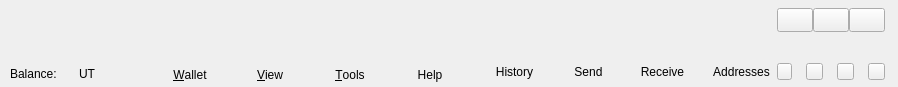
<?xml version="1.0" encoding="UTF-8"?>
<ui version="4.0">
 <class>titleWD</class>
 <widget class="QWidget" name="titleWD">
  <property name="geometry">
   <rect>
    <x>0</x>
    <y>0</y>
    <width>898</width>
    <height>87</height>
   </rect>
  </property>
  <property name="minimumSize">
   <size>
    <width>0</width>
    <height>87</height>
   </size>
  </property>
  <property name="maximumSize">
   <size>
    <width>16777215</width>
    <height>87</height>
   </size>
  </property>
  <property name="windowTitle">
   <string>Form</string>
  </property>
  <layout class="QHBoxLayout" name="horizontalLayout">
   <property name="spacing">
    <number>0</number>
   </property>
   <property name="margin">
    <number>0</number>
   </property>
   <item>
    <layout class="QVBoxLayout" name="verticalLayout_3">
     <property name="leftMargin">
      <number>5</number>
     </property>
     <property name="topMargin">
      <number>5</number>
     </property>
     <property name="bottomMargin">
      <number>0</number>
     </property>
     <item>
      <layout class="QHBoxLayout" name="horizontalLayout_2">
       <property name="spacing">
        <number>3</number>
       </property>
       <property name="leftMargin">
        <number>10</number>
       </property>
       <property name="topMargin">
        <number>3</number>
       </property>
       <property name="bottomMargin">
        <number>0</number>
       </property>
       <item>
        <widget class="QLabel" name="lbl_icon">
         <property name="text">
          <string/>
         </property>
         <property name="scaledContents">
          <bool>true</bool>
         </property>
        </widget>
       </item>
       <item>
        <spacer name="horizontalSpacer_3">
         <property name="orientation">
          <enum>Qt::Horizontal</enum>
         </property>
         <property name="sizeHint" stdset="0">
          <size>
           <width>40</width>
           <height>20</height>
          </size>
         </property>
        </spacer>
       </item>
      </layout>
     </item>
     <item>
      <spacer name="verticalSpacer_2">
       <property name="orientation">
        <enum>Qt::Vertical</enum>
       </property>
       <property name="sizeHint" stdset="0">
        <size>
         <width>20</width>
         <height>20</height>
        </size>
       </property>
      </spacer>
     </item>
     <item>
      <layout class="QHBoxLayout" name="horizontalLayout_3">
       <property name="spacing">
        <number>0</number>
       </property>
       <property name="leftMargin">
        <number>0</number>
       </property>
       <property name="topMargin">
        <number>0</number>
       </property>
       <property name="bottomMargin">
        <number>0</number>
       </property>
       <item>
        <layout class="QHBoxLayout" name="horizontalLayout_7">
         <property name="spacing">
          <number>6</number>
         </property>
         <property name="leftMargin">
          <number>5</number>
         </property>
         <property name="rightMargin">
          <number>0</number>
         </property>
         <property name="bottomMargin">
          <number>3</number>
         </property>
         <item>
          <widget class="QLabel" name="lbl_balance_title">
           <property name="text">
            <string>Balance: </string>
           </property>
          </widget>
         </item>
         <item>
          <widget class="QLabel" name="lbl_balance">
           <property name="font">
            <font>
             <underline>true</underline>
            </font>
           </property>
           <property name="accessibleDescription">
            <string notr="true"/>
           </property>
           <property name="text">
            <string/>
           </property>
          </widget>
         </item>
         <item>
          <widget class="QLabel" name="label">
           <property name="text">
            <string>UT</string>
           </property>
          </widget>
         </item>
         <item>
          <spacer name="horizontalSpacer_6">
           <property name="orientation">
            <enum>Qt::Horizontal</enum>
           </property>
           <property name="sizeHint" stdset="0">
            <size>
             <width>40</width>
             <height>20</height>
            </size>
           </property>
          </spacer>
         </item>
        </layout>
       </item>
       <item>
        <widget class="QPushButton" name="btn_file">
         <property name="text">
          <string/>
         </property>
         <property name="flat">
          <bool>true</bool>
         </property>
        </widget>
       </item>
       <item>
        <widget class="QPushButton" name="btn_wallet">
         <property name="text">
          <string>&amp;Wallet</string>
         </property>
         <property name="flat">
          <bool>true</bool>
         </property>
        </widget>
       </item>
       <item>
        <widget class="QPushButton" name="btn_view">
         <property name="text">
          <string>&amp;View</string>
         </property>
         <property name="flat">
          <bool>true</bool>
         </property>
        </widget>
       </item>
       <item>
        <widget class="QPushButton" name="btn_tools">
         <property name="text">
          <string>&amp;Tools</string>
         </property>
         <property name="flat">
          <bool>true</bool>
         </property>
        </widget>
       </item>
       <item>
        <widget class="QPushButton" name="btn_help">
         <property name="text">
          <string>Help</string>
         </property>
         <property name="flat">
          <bool>true</bool>
         </property>
        </widget>
       </item>
       <item>
        <spacer name="horizontalSpacer">
         <property name="orientation">
          <enum>Qt::Horizontal</enum>
         </property>
         <property name="sizeHint" stdset="0">
          <size>
           <width>40</width>
           <height>20</height>
          </size>
         </property>
        </spacer>
       </item>
      </layout>
     </item>
    </layout>
   </item>
   <item>
    <layout class="QVBoxLayout" name="verticalLayout_4">
     <property name="spacing">
      <number>0</number>
     </property>
     <property name="topMargin">
      <number>8</number>
     </property>
     <property name="bottomMargin">
      <number>5</number>
     </property>
     <item>
      <spacer name="verticalSpacer_3">
       <property name="orientation">
        <enum>Qt::Vertical</enum>
       </property>
       <property name="sizeHint" stdset="0">
        <size>
         <width>20</width>
         <height>40</height>
        </size>
       </property>
      </spacer>
     </item>
     <item>
      <layout class="QHBoxLayout" name="horizontalLayout_4">
       <property name="spacing">
        <number>13</number>
       </property>
       <property name="topMargin">
        <number>0</number>
       </property>
       <property name="bottomMargin">
        <number>0</number>
       </property>
       <item>
        <widget class="QToolButton" name="tbt_history">
         <property name="minimumSize">
          <size>
           <width>61</width>
           <height>0</height>
          </size>
         </property>
         <property name="maximumSize">
          <size>
           <width>61</width>
           <height>16777215</height>
          </size>
         </property>
         <property name="text">
          <string>History</string>
         </property>
         <property name="iconSize">
          <size>
           <width>20</width>
           <height>20</height>
          </size>
         </property>
         <property name="checkable">
          <bool>true</bool>
         </property>
         <property name="toolButtonStyle">
          <enum>Qt::ToolButtonTextUnderIcon</enum>
         </property>
         <property name="autoRaise">
          <bool>true</bool>
         </property>
        </widget>
       </item>
       <item>
        <widget class="QToolButton" name="tbt_send">
         <property name="minimumSize">
          <size>
           <width>61</width>
           <height>0</height>
          </size>
         </property>
         <property name="maximumSize">
          <size>
           <width>61</width>
           <height>16777215</height>
          </size>
         </property>
         <property name="text">
          <string>Send</string>
         </property>
         <property name="iconSize">
          <size>
           <width>20</width>
           <height>20</height>
          </size>
         </property>
         <property name="checkable">
          <bool>true</bool>
         </property>
         <property name="toolButtonStyle">
          <enum>Qt::ToolButtonTextUnderIcon</enum>
         </property>
         <property name="autoRaise">
          <bool>true</bool>
         </property>
        </widget>
       </item>
       <item>
        <widget class="QToolButton" name="tbt_receive">
         <property name="minimumSize">
          <size>
           <width>61</width>
           <height>0</height>
          </size>
         </property>
         <property name="maximumSize">
          <size>
           <width>61</width>
           <height>16777215</height>
          </size>
         </property>
         <property name="text">
          <string>Receive</string>
         </property>
         <property name="iconSize">
          <size>
           <width>20</width>
           <height>20</height>
          </size>
         </property>
         <property name="checkable">
          <bool>true</bool>
         </property>
         <property name="toolButtonStyle">
          <enum>Qt::ToolButtonTextUnderIcon</enum>
         </property>
         <property name="autoRaise">
          <bool>true</bool>
         </property>
        </widget>
       </item>
       <item>
        <widget class="QToolButton" name="tbt_addresses">
         <property name="text">
          <string>Addresses</string>
         </property>
         <property name="iconSize">
          <size>
           <width>20</width>
           <height>20</height>
          </size>
         </property>
         <property name="checkable">
          <bool>true</bool>
         </property>
         <property name="toolButtonStyle">
          <enum>Qt::ToolButtonTextUnderIcon</enum>
         </property>
         <property name="autoRaise">
          <bool>true</bool>
         </property>
        </widget>
       </item>
      </layout>
     </item>
    </layout>
   </item>
   <item>
    <layout class="QVBoxLayout" name="verticalLayout">
     <property name="topMargin">
      <number>8</number>
     </property>
     <property name="rightMargin">
      <number>13</number>
     </property>
     <property name="bottomMargin">
      <number>5</number>
     </property>
     <item>
      <layout class="QHBoxLayout" name="horizontalLayout_5">
       <property name="spacing">
        <number>0</number>
       </property>
       <property name="leftMargin">
        <number>0</number>
       </property>
       <property name="rightMargin">
        <number>0</number>
       </property>
       <property name="bottomMargin">
        <number>0</number>
       </property>
       <item>
        <spacer name="horizontalSpacer_4">
         <property name="orientation">
          <enum>Qt::Horizontal</enum>
         </property>
         <property name="sizeHint" stdset="0">
          <size>
           <width>40</width>
           <height>20</height>
          </size>
         </property>
        </spacer>
       </item>
       <item>
        <widget class="QPushButton" name="btn_min">
         <property name="minimumSize">
          <size>
           <width>36</width>
           <height>24</height>
          </size>
         </property>
         <property name="maximumSize">
          <size>
           <width>36</width>
           <height>24</height>
          </size>
         </property>
         <property name="text">
          <string/>
         </property>
        </widget>
       </item>
       <item>
        <widget class="QPushButton" name="btn_max">
         <property name="minimumSize">
          <size>
           <width>36</width>
           <height>24</height>
          </size>
         </property>
         <property name="maximumSize">
          <size>
           <width>36</width>
           <height>24</height>
          </size>
         </property>
         <property name="text">
          <string/>
         </property>
        </widget>
       </item>
       <item>
        <widget class="QPushButton" name="btn_close">
         <property name="minimumSize">
          <size>
           <width>36</width>
           <height>24</height>
          </size>
         </property>
         <property name="maximumSize">
          <size>
           <width>36</width>
           <height>24</height>
          </size>
         </property>
         <property name="text">
          <string/>
         </property>
        </widget>
       </item>
      </layout>
     </item>
     <item>
      <spacer name="verticalSpacer_4">
       <property name="orientation">
        <enum>Qt::Vertical</enum>
       </property>
       <property name="sizeHint" stdset="0">
        <size>
         <width>20</width>
         <height>40</height>
        </size>
       </property>
      </spacer>
     </item>
     <item>
      <layout class="QHBoxLayout" name="horizontalLayout_6">
       <property name="spacing">
        <number>14</number>
       </property>
       <property name="rightMargin">
        <number>0</number>
       </property>
       <property name="bottomMargin">
        <number>0</number>
       </property>
       <item>
        <spacer name="horizontalSpacer_5">
         <property name="orientation">
          <enum>Qt::Horizontal</enum>
         </property>
         <property name="sizeHint" stdset="0">
          <size>
           <width>40</width>
           <height>20</height>
          </size>
         </property>
        </spacer>
       </item>
       <item>
        <widget class="QPushButton" name="btn_password">
         <property name="minimumSize">
          <size>
           <width>15</width>
           <height>17</height>
          </size>
         </property>
         <property name="maximumSize">
          <size>
           <width>15</width>
           <height>17</height>
          </size>
         </property>
         <property name="styleSheet">
          <string notr="true">QToolButton:hover{
border:10px;
}  </string>
         </property>
         <property name="text">
          <string/>
         </property>
         <property name="checkable">
          <bool>true</bool>
         </property>
        </widget>
       </item>
       <item>
        <widget class="QPushButton" name="btn_setting">
         <property name="minimumSize">
          <size>
           <width>17</width>
           <height>17</height>
          </size>
         </property>
         <property name="maximumSize">
          <size>
           <width>17</width>
           <height>17</height>
          </size>
         </property>
         <property name="text">
          <string/>
         </property>
        </widget>
       </item>
       <item>
        <widget class="QPushButton" name="btn_seed">
         <property name="minimumSize">
          <size>
           <width>17</width>
           <height>17</height>
          </size>
         </property>
         <property name="maximumSize">
          <size>
           <width>17</width>
           <height>17</height>
          </size>
         </property>
         <property name="text">
          <string/>
         </property>
        </widget>
       </item>
       <item>
        <widget class="QPushButton" name="btn_network">
         <property name="minimumSize">
          <size>
           <width>17</width>
           <height>17</height>
          </size>
         </property>
         <property name="maximumSize">
          <size>
           <width>17</width>
           <height>17</height>
          </size>
         </property>
         <property name="text">
          <string/>
         </property>
        </widget>
       </item>
      </layout>
     </item>
    </layout>
   </item>
  </layout>
 </widget>
 <resources/>
 <connections/>
</ui>
